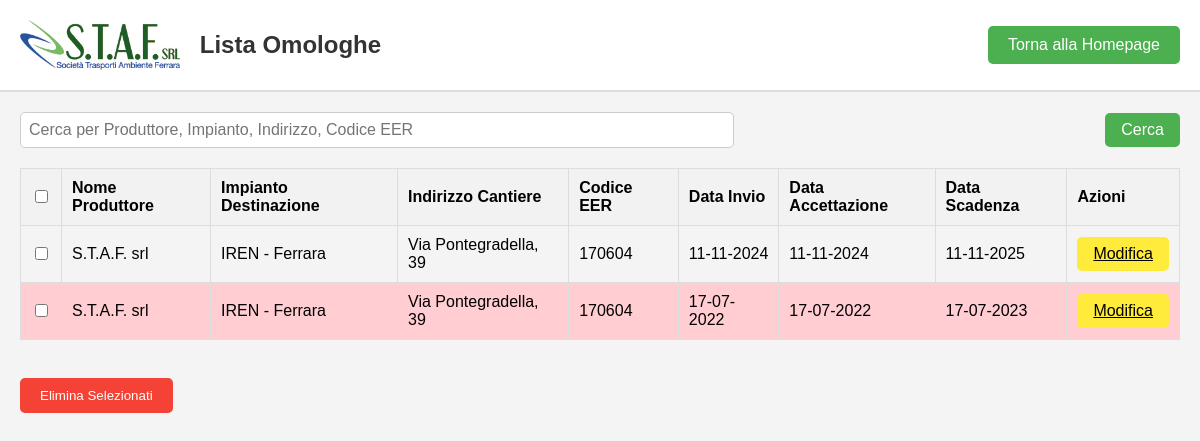
Page /omologhe on the earlier database version.
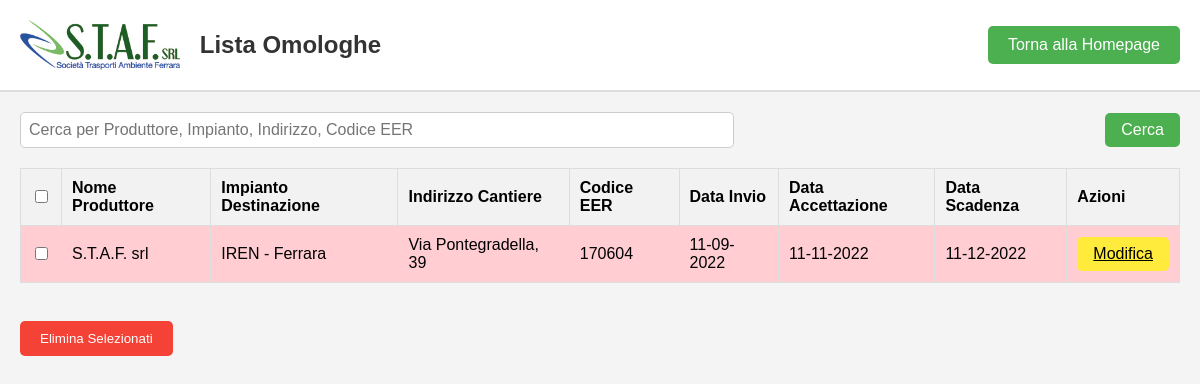
Same page on the later database version.
### tables this page shows
CREATE TABLE documenti (
        id INTEGER PRIMARY KEY AUTOINCREMENT,
        nome_produttore TEXT NOT NULL,
        impianto_destinazione TEXT NOT NULL,
        indirizzo_cantiere TEXT NOT NULL,
        codice_eer TEXT NOT NULL,
        data_invio DATE NOT NULL,
        data_accettazione DATE NOT NULL,
        data_scadenza DATE NOT NULL
    );

### app.py (the view)
@app.route('/omologhe', methods=['GET'])
def lista_omologhe():
    query = request.args.get('query', '')  # Ottieni la query di ricerca dalla richiesta, se presente
    conn = get_db_connection()
    if query:
        documenti = conn.execute('''SELECT * FROM documenti WHERE
            nome_produttore LIKE ? OR impianto_destinazione LIKE ? OR indirizzo_cantiere LIKE ? OR codice_eer LIKE ?''',
            ('%' + query + '%',) * 4).fetchall()
    else:
        documenti = conn.execute('SELECT * FROM documenti').fetchall()
    conn.close()
    documenti_formattati = []
    def convert_date(date_string):
        if isinstance(date_string, str):
            try:
                return datetime.strptime(date_string, '%Y-%m-%d %H:%M:%S')
            except ValueError:
                return datetime.strptime(date_string, '%Y-%m-%d')
        return date_string
    for documento in documenti:
        documento_dict = dict(documento)  # Converte in dizionario mutabile
        documento_dict['data_invio'] = convert_date(documento_dict.get('data_invio'))
        documento_dict['data_accettazione'] = convert_date(documento_dict.get('data_accettazione'))
        documento_dict['data_scadenza'] = convert_date(documento_dict.get('data_scadenza'))
        documenti_formattati.append(documento_dict)
    return render_template('lista_omologhe.html', documenti=documenti_formattati, query=query, isExpired=isExpired)

### app.py (called while the page is built)
def get_db_connection():
    conn = sqlite3.connect(DATABASE, check_same_thread=False, timeout=10)
    conn.row_factory = sqlite3.Row
    conn.execute('PRAGMA journal_mode=WAL;')
    return conn

def isExpired(data_scadenza):
    if isinstance(data_scadenza, datetime):
        return data_scadenza < datetime.now()
    elif isinstance(data_scadenza, str):
        data_scadenza = datetime.strptime(data_scadenza, '%Y-%m-%d')
        return data_scadenza < datetime.now()
    return False  # Ritorna False se data_scadenza non è né str né datetime

### templates/lista_omologhe.html (shortened to what this page needs)
<!DOCTYPE html>
<html lang="it">
<head>
</head>
<body>
    <div class="header">
        <div style="display: flex; align-items: center;">
            <img src="{{ url_for('static', filename='logo_staf_piccolo.jpg') }}" alt="Logo">
            <h1>Lista Omologhe</h1>
        </div>
        <a href="{{ url_for('home') }}">Torna alla Homepage</a>
    </div>
    <div class="container">
        <form method="GET" action="{{ url_for('lista_omologhe') }}" class="search-form">
            <input type="text" name="query" value="{{ query }}"
                placeholder="Cerca per Produttore, Impianto, Indirizzo, Codice EER">
            <button type="submit">Cerca</button>
        </form>
        <form method="POST" action="{{ url_for('delete_documents') }}">
            <table>
                <thead>
                    <tr>
                        <th><input type="checkbox" onclick="toggleSelectAll(this)"></th>
                        <th>Nome Produttore</th>
                        <th>Impianto Destinazione</th>
                        <th>Indirizzo Cantiere</th>
                        <th>Codice EER</th>
                        <th>Data Invio</th>
                        <th>Data Accettazione</th>
                        <th>Data Scadenza</th>
                        <th>Azioni</th>
                    </tr>
                </thead>
                <tbody>
                    {% if documenti %}
                    {% for documento in documenti %}
                    <tr class="{{ 'expired' if isExpired(documento.data_scadenza) }}">
                        <td><input type="checkbox" name="document_ids" value="{{ documento.id }}"
                                class="document-checkbox"></td>
                        <td>{{ documento.nome_produttore }}</td>
                        <td>{{ documento.impianto_destinazione }}</td>
                        <td>{{ documento.indirizzo_cantiere }}</td>
                        <td>{{ documento.codice_eer }}</td>
                        <td>{{ documento.data_invio.strftime('%d-%m-%Y') }}</td>
                        <td>{{ documento.data_accettazione.strftime('%d-%m-%Y') }}</td>
                        <td>{{ documento.data_scadenza.strftime('%d-%m-%Y') }}</td>
                        <td><a href="{{ url_for('modifica_omologa', documento_id=documento.id) }}"
                                class="edit-button">Modifica</a></td>
                    </tr>
                    {% endfor %}
                    {% else %}
                    <tr>
                        <td colspan="9" style="text-align: center;">Nessun documento trovato.</td>
                    </tr>
                    {% endif %}
                </tbody>
            </table>
            <br>
            <button type="submit">Elimina Selezionati</button>
        </form>
    </div>
</body>
</html>

Differences in the rows shown:
removed documenti: nome_produttore "S.T.A.F. srl", impianto_destinazione "IREN - Ferrara", indirizzo_cantiere "Via Pontegradella, 39", codice_eer "170604", data_invio "17-07-2022", data_accettazione "17-07-2022", data_scadenza "17-07-2023"
changed documenti "S.T.A.F. srl": data_invio "11-11-2024" → "11-09-2022"; data_accettazione "11-11-2024" → "11-11-2022"; data_scadenza "11-11-2025" → "11-12-2022"
